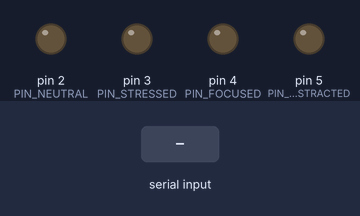
The sketch below on a simulated Arduino Uno, built with avr-gcc and run on an emulated ATmega328P. Shown: output pins drawn as LEDs (lit = HIGH). The test bench sets the inputs (shaded band).

Above: at 1.7 s.
1.8 s: "N" received over Serial
At 2.5 s:
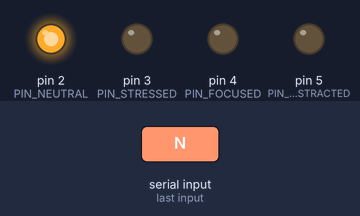
3.3 s: "S" received over Serial
At 3.7 s:
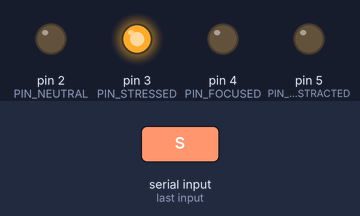
4.8 s: "F" received over Serial
At 6.0 s:
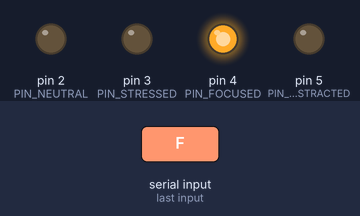
6.3 s: "D" received over Serial
At 7.2 s:
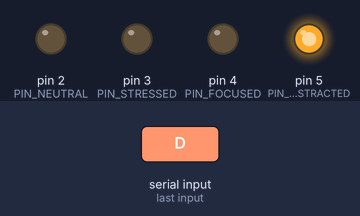
7.8 s: "1" received over Serial
At 8.3 s:
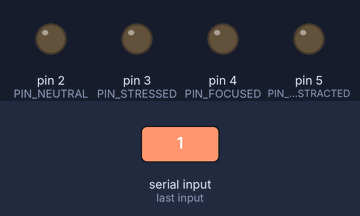
Timing chart, 0 to 10.3 s (numbered marks = the images above; inputs shaded):
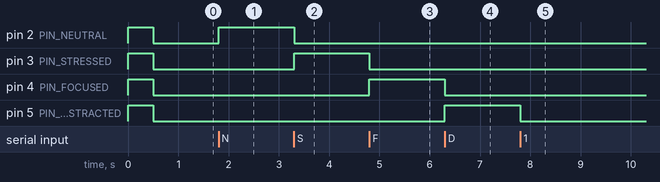

Measured:
- after the input at 1.8 s, pin 2 (PIN_NEUTRAL): LOW → HIGH at once
- after the input at 3.3 s, pin 2 (PIN_NEUTRAL): HIGH → LOW at once; pin 3 (PIN_STRESSED): LOW → HIGH at once
- after the input at 4.8 s, pin 3 (PIN_STRESSED): HIGH → LOW at once; pin 4 (PIN_FOCUSED): LOW → HIGH at once
- after the input at 6.3 s, pin 4 (PIN_FOCUSED): HIGH → LOW at once; pin 5 (PIN_DISTRACTED): LOW → HIGH at once
- after the input at 7.8 s, pin 5 (PIN_DISTRACTED): HIGH → LOW at once

The sketch:

arduino_led_test.ino
```cpp
// Pin Definitions for 4 LEDs
const int PIN_NEUTRAL = 2;
const int PIN_STRESSED = 3;
const int PIN_FOCUSED = 4;
const int PIN_DISTRACTED = 5;

void setup() {
  Serial.begin(9600); // Must match Python's baud rate
  pinMode(PIN_NEUTRAL, OUTPUT);
  pinMode(PIN_STRESSED, OUTPUT);
  pinMode(PIN_FOCUSED, OUTPUT);
  pinMode(PIN_DISTRACTED, OUTPUT);

  // Flash all LEDs once to confirm hardware is working
  digitalWrite(PIN_NEUTRAL, HIGH); digitalWrite(PIN_STRESSED, HIGH);
  digitalWrite(PIN_FOCUSED, HIGH); digitalWrite(PIN_DISTRACTED, HIGH);
  delay(500);
  allOff();
}

void loop() {
  if (Serial.available() > 0) {
    char stateChar = Serial.read();
    allOff(); // Reset before lighting the new state

    switch (stateChar) {
      case 'N': digitalWrite(PIN_NEUTRAL, HIGH); break;
      case 'S': digitalWrite(PIN_STRESSED, HIGH); break;
      case 'F': digitalWrite(PIN_FOCUSED, HIGH); break;
      case 'D': digitalWrite(PIN_DISTRACTED, HIGH); break;
    }
  }
}

void allOff() {
  digitalWrite(PIN_NEUTRAL, LOW);
  digitalWrite(PIN_STRESSED, LOW);
  digitalWrite(PIN_FOCUSED, LOW);
  digitalWrite(PIN_DISTRACTED, LOW);
}
```
